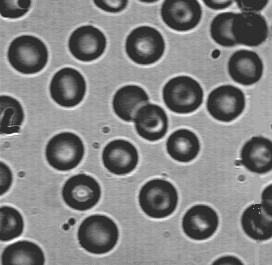
#> input picture data/blood.jpg, 272 x 265 px
$ python Convolution.py
#> lines starting #> are read from the running program, lines starting #| are printed output that depends on the picture
### src/utils/path_utils.py
#!/usr/bin/env python3
# -*- coding: utf-8 -*-
"""
Path_utils

Module for image processing operations.

Author: Oussama GUELFAA
Date: 01-04-2025
"""

"""
Utility functions for handling file paths.
"""

import os

def get_project_root():
    """
    Get the absolute path to the project root directory.

    Returns:
        str: The absolute path to the project root directory.
    """
    # The project root is two directories up from this file
    current_dir = os.path.dirname(os.path.abspath(__file__))
    project_root = os.path.dirname(os.path.dirname(current_dir))
    return project_root

def get_data_path(filename):
    """
    Get the absolute path to a file in the data directory.

    Args:
        filename (str): The name of the file in the data directory.

    Returns:
        str: The absolute path to the file.
    """
    return os.path.join(get_project_root(), 'data', filename)

# [12 lines left out: function ensure_output_dir, not called in this run]

### src/image_processing/Convolution.py
"""
Convolution d'images et application de différents filtres

Ce script démontre l'application de différents filtres de convolution sur une image
de cellules sanguines pour illustrer les effets de lissage et de détection de contours.

Author: Oussama GUELFAA
Date: 01-04-2025
"""

import matplotlib.pyplot as plt
from skimage import io
from scipy.signal import convolve2d
import numpy as np
from skimage.util import img_as_float
import os
import sys

# Add the project root to the Python path
sys.path.append(os.path.dirname(os.path.dirname(os.path.dirname(os.path.abspath(__file__)))))

# Import the path utility functions
from src.utils.path_utils import get_data_path

# Chargement de l'image originale en niveaux de gris
# On utilise une image de cellules sanguines pour notre démonstration
image = img_as_float(io.imread(get_data_path('blood.jpg'), as_gray=True))
#> image: shape (265, 272) float64; min 0.106, max 1, mean 0.509

# Définition des différents noyaux (kernels) de convolution

# Filtre moyenneur 3x3 - lisse l'image en remplaçant chaque pixel par la moyenne de son voisinage
# Effet: réduction du bruit, mais aussi des détails fins
mean_kernel = (1/9) * np.array([[1, 1, 1],
                                [1, 1, 1],
                                [1, 1, 1]])

# Filtre laplacien - accentue les changements rapides d'intensité (contours)
# Effet: détection des bords et amélioration de la netteté
laplacian_kernel = np.array([[-1, -1, -1],
                             [-1,  8, -1],
                             [-1, -1, -1]])

# Filtre gaussien - lissage plus naturel que le filtre moyenneur
# Effet: réduction du bruit tout en préservant mieux les structures importantes
gaussian_kernel = (1/16) * np.array([[1, 2, 1],
                                     [2, 4, 2],
                                     [1, 2, 1]])

# Application des filtres par convolution 2D
# Le mode 'same' conserve les dimensions de l'image originale
# La limite 'symm' gère les bords en reflétant les pixels
mean_filtered = convolve2d(image, mean_kernel, mode='same', boundary='symm')
laplacian_filtered = convolve2d(image, laplacian_kernel, mode='same', boundary='symm')
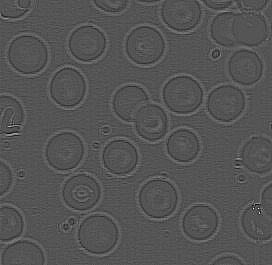
#> laplacian_filtered: shape (265, 272) float64; min -1.88, max 3.76, mean -7.94e-18; drawn with min black and max white
gaussian_filtered = convolve2d(image, gaussian_kernel, mode='same', boundary='symm')

# Affichage des résultats pour comparaison visuelle
fig, axes = plt.subplots(1, 4, figsize=(15, 6))

# Image originale comme référence
axes[0].imshow(image, cmap='gray')
axes[0].set_title("Image Originale")
axes[0].axis('off')

# Résultat du filtre moyenneur
axes[1].imshow(mean_filtered, cmap='gray')
axes[1].set_title("Filtre Moyenneur")
axes[1].axis('off')

# Résultat du filtre laplacien
axes[2].imshow(laplacian_filtered, cmap='gray')
axes[2].set_title("Filtre Laplacien")
axes[2].axis('off')

# Résultat du filtre gaussien
axes[3].imshow(gaussian_filtered, cmap='gray')
axes[3].set_title("Filtre Gaussien")
axes[3].axis('off')

plt.tight_layout()
plt.show()
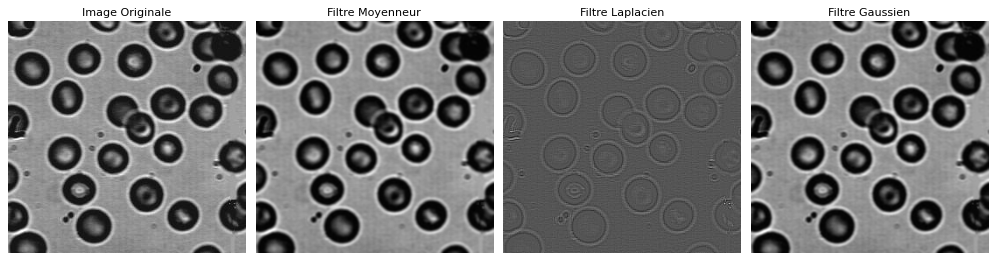
#> figure drawn by matplotlib, 4 panels

$ run again, with data/cerveau.jpg copied over data/blood.jpg
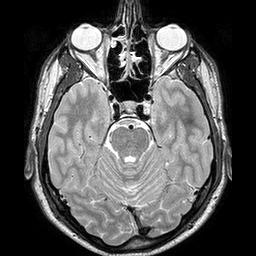
#> input picture data/cerveau.jpg, 256 x 256 px
#> image is the input picture: shape (256, 256) float64; min 0, max 1, mean 0.319
#> `laplacian_filtered = convolve2d(image, laplacian_kernel, mode='same', ..`:
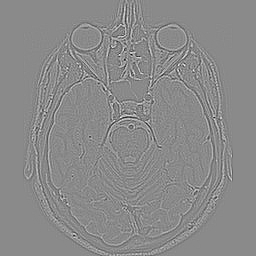
#> laplacian_filtered: shape (256, 256) float64; min -4.87, max 4.1, mean 5.15e-18; drawn with min black and max white
#> `plt.show()`:
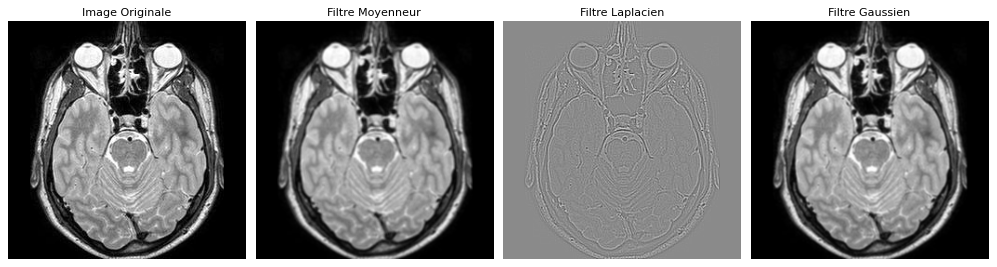
#> figure drawn by matplotlib, 4 panels
